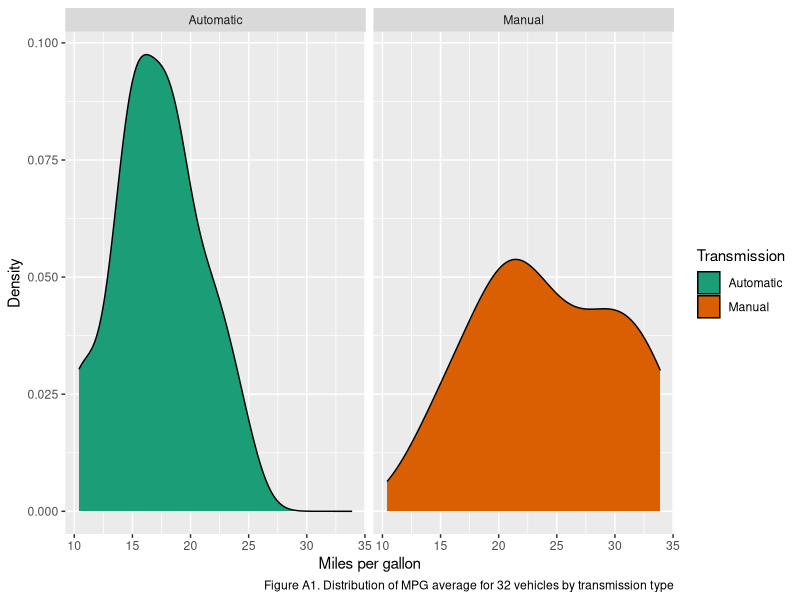
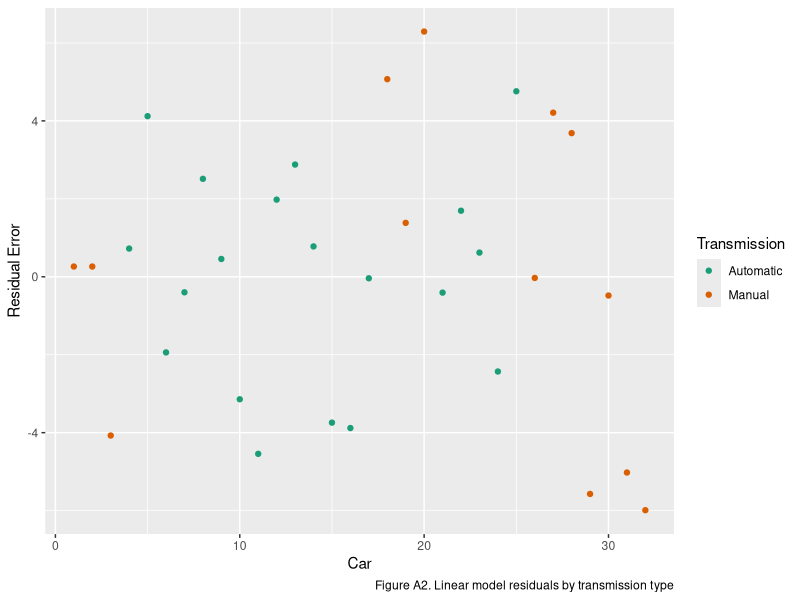

The R script that drew these images, in order:
## ---- chunk 1
knitr::opts_chunk$set(echo = FALSE)
## ---- chunk 2
library(tidyverse)
library(broom)
library(knitr)
library(car)

dat <- mtcars %>% mutate(Transmission = ifelse(am == 0, "Automatic", "Manual"))
## ---- chunk 3

init_fit <- lm(mpg ~ ., data = mtcars)
kable(tidy(init_fit))
## ---- chunk 4
kable((vif(init_fit)))

#vif(lm(mpg ~ drat + vs + am + wt, data = mtcars))
## ---- chunk 5
fit <- lm(mpg ~ drat + vs + am, data = mtcars)
kable(tidy(fit))

# Residual data frame
err <- resid(fit)
err_df <- data.frame(index = 1:32, e = err, Transmission = dat$Transmission)

# Transmission confidence intervals
kable(confint(fit))
## ---- chunk 6
ggplot(dat, aes(x = mpg, fill = Transmission)) +
    geom_density() +
    scale_fill_brewer(palette = "Dark2") + 
    facet_wrap(~ Transmission) +
    labs(x = "Miles per gallon", y = "Density", 
         caption = "Figure A1. Distribution of MPG average for 32 vehicles by transmission type")
## ---- chunk 7
ggplot(err_df, aes(x = index, y = e, color = Transmission)) +
    geom_point() +
    scale_color_brewer(palette = "Dark2") +
    labs(x = "Car", y = "Residual Error", 
         caption = "Figure A2. Linear model residuals by transmission type")
